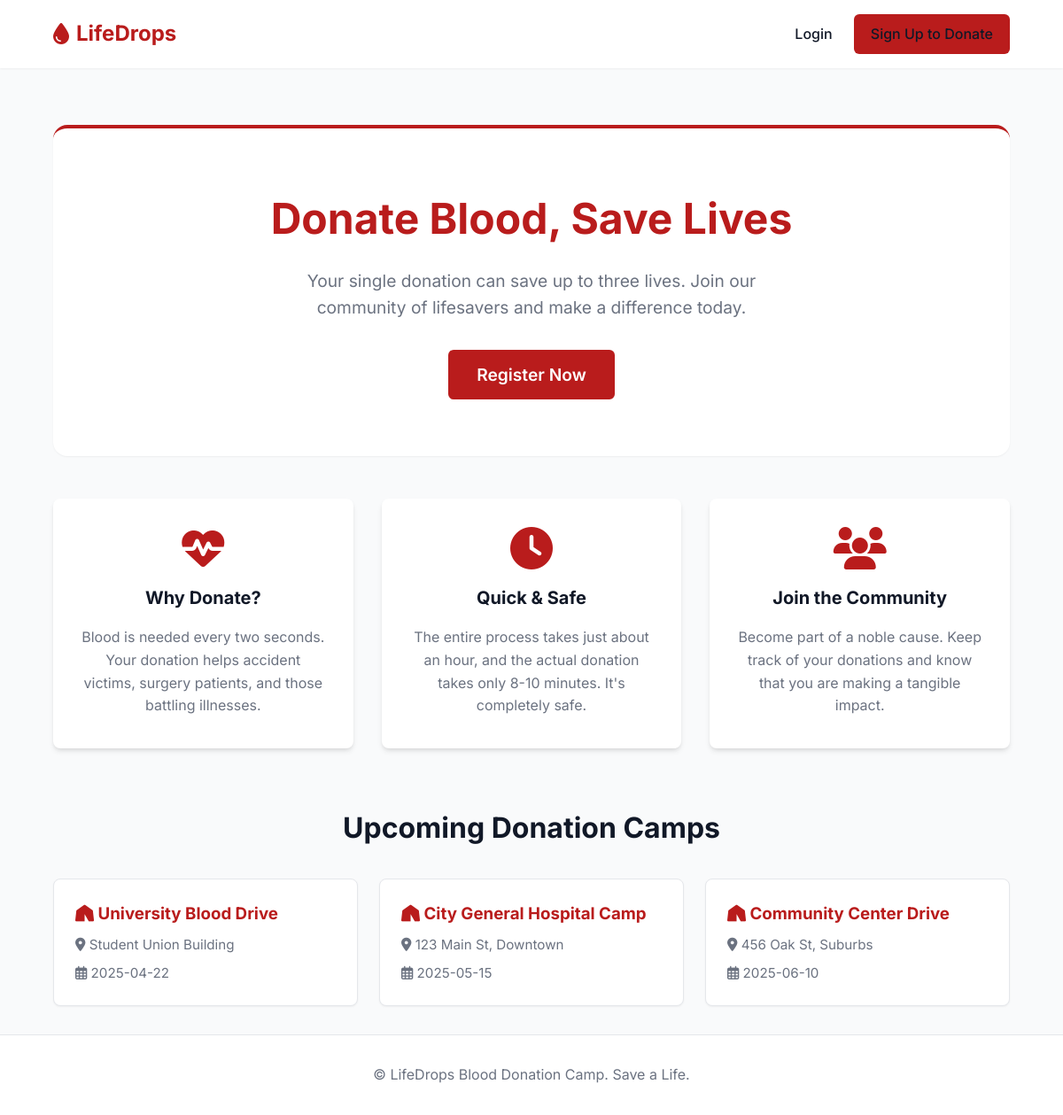
The page / on the database its author committed.
### tables this page shows
CREATE TABLE camps (
            id INTEGER PRIMARY KEY AUTOINCREMENT,
            camp_name TEXT NOT NULL,
            location TEXT NOT NULL,
            date TEXT NOT NULL
        );

### app.py (the view)
@app.route('/')
def home():
    try:
        camps = execute_query('SELECT * FROM camps ORDER BY date ASC', fetchall=True)
    except Exception as e:
        print(f"Database error: {e}")
        camps = []
    return render_template('index.html', camps=camps)

### app.py (called while the page is built)
def execute_query(query, params=(), commit=False, fetchone=False, fetchall=False):
    db_url = os.environ.get('POSTGRES_URL', os.environ.get('DATABASE_URL'))
    conn = None
    try:
        if db_url:
            conn = psycopg2.connect(db_url)
            cursor = conn.cursor(cursor_factory=psycopg2.extras.DictCursor)
            query = query.replace('?', '%s')
        else:
            conn = sqlite3.connect('database.db')
            conn.row_factory = sqlite3.Row
            cursor = conn.cursor()
        cursor.execute(query, params)
        if commit:
            conn.commit()
        if fetchone:
            return cursor.fetchone()
        if fetchall:
            return cursor.fetchall()
    finally:
        if conn:
            conn.close()

### templates/index.html (shortened to what this page needs)
{% extends 'base.html' %}
{% block content %}
<section class="hero">
    <h1>Donate Blood, Save Lives</h1>
    <p>Your single donation can save up to three lives. Join our community of lifesavers and make a difference today.</p>
    {% if not session.get('user_id') %}
        <a href="{{ url_for('register') }}" class="btn btn-primary" style="font-size: 1.2rem; padding: 0.8rem 2rem;">Register Now</a>
    {% endif %}
</section>
<section class="info-section">
    <div class="info-card">
        <i class="fa-solid fa-heart-pulse fa-3x" style="color: var(--primary-red); margin-bottom: 1rem;"></i>
        <h3>Why Donate?</h3>
        <p>Blood is needed every two seconds. Your donation helps accident victims, surgery patients, and those battling illnesses.</p>
    </div>
    <div class="info-card">
        <i class="fa-solid fa-clock fa-3x" style="color: var(--primary-red); margin-bottom: 1rem;"></i>
        <h3>Quick & Safe</h3>
        <p>The entire process takes just about an hour, and the actual donation takes only 8-10 minutes. It's completely safe.</p>
    </div>
    <div class="info-card">
        <i class="fa-solid fa-users fa-3x" style="color: var(--primary-red); margin-bottom: 1rem;"></i>
        <h3>Join the Community</h3>
        <p>Become part of a noble cause. Keep track of your donations and know that you are making a tangible impact.</p>
    </div>
</section>
<section class="camps-section">
    <h2>Upcoming Donation Camps</h2>
    <div class="camps-grid">
        {% for camp in camps %}
            <div class="camp-card">
                <h3><i class="fa-solid fa-tent"></i> {{ camp.camp_name }}</h3>
                <div class="camp-details">
                    <span><i class="fa-solid fa-location-dot"></i> {{ camp.location }}</span>
                    <span><i class="fa-regular fa-calendar-days"></i> {{ camp.date }}</span>
                </div>
            </div>
        {% else %}
            <p style="text-align: center; grid-column: 1 / -1; color: var(--text-light);">No upcoming camps scheduled currently.</p>
        {% endfor %}
    </div>
</section>
{% endblock %}

### templates/base.html (shortened to what this page needs)
<!DOCTYPE html>
<html lang="en">
<head>
    <link rel="stylesheet" href="{{ url_for('static', filename='css/style.css') }}">
    <link rel="stylesheet" href="https://cdnjs.cloudflare.com/ajax/libs/font-awesome/6.4.0/css/all.min.css">
</head>
<body>
    <nav class="navbar">
        <a href="{{ url_for('home') }}" class="nav-brand">
            <i class="fa-solid fa-droplet"></i> LifeDrops
        </a>
        <div class="nav-links">
            {% if session.get('user_id') %}
                <a href="{{ url_for('dashboard') }}">Dashboard</a>
                <a href="{{ url_for('logout') }}" class="btn btn-outline">Logout</a>
            {% else %}
                <a href="{{ url_for('login') }}">Login</a>
                <a href="{{ url_for('register') }}" class="btn btn-primary">Sign Up to Donate</a>
            {% endif %}
        </div>
    </nav>
    <main class="container">
        {% block content %}{% endblock %}
    </main>
    <footer>
        <p>&copy; LifeDrops Blood Donation Camp. Save a Life.</p>
    </footer>
</body>
</html>

### static/css/style.css (style rules this page uses)
:root { --primary-red: #B91C1C; --primary-red-hover: #991B1B; --bg-color: #F9FAFB; --text-dark: #111827; --text-light: #6B7280; --white: #FFFFFF; --border-color: #E5E7EB; --shadow-sm: 0 1px 2px 0 rgba(0, 0, 0, 0.05); --shadow-md: 0 4px 6px -1px rgba(0, 0, 0, 0.1), 0 2px 4px -1px rgba(0, 0, 0, 0.06); --shadow-lg: 0 10px 15px -3px rgba(0, 0, 0, 0.1), 0 4px 6px -2px rgba(0, 0, 0, 0.05); }
* { box-sizing: border-box; margin: 0; padding: 0; font-family: 'Inter', system-ui, -apple-system, sans-serif; }
body { background-color: var(--bg-color); color: var(--text-dark); line-height: 1.6; display: flex; flex-direction: column; min-height: 100vh; }
h1, h2, h3, h4 { color: var(--text-dark); }
a { text-decoration: none; color: var(--primary-red); transition: color 0.2s ease; }
.navbar { background-color: var(--white); padding: 1rem 5%; display: flex; justify-content: space-between; align-items: center; box-shadow: var(--shadow-sm); position: sticky; top: 0; z-index: 100; }
.nav-brand { font-size: 1.5rem; font-weight: 700; color: var(--primary-red); display: flex; align-items: center; gap: 0.5rem; }
.nav-links { display: flex; gap: 1.5rem; align-items: center; }
.nav-links a { color: var(--text-dark); font-weight: 500; }
.btn { display: inline-block; padding: 0.6rem 1.2rem; border-radius: 0.375rem; font-weight: 600; text-align: center; transition: all 0.2s ease; cursor: pointer; border: none; }
.btn-primary { background-color: var(--primary-red); color: var(--white); }
.container { flex: 1; padding: 2rem 5%; max-width: 1200px; margin: 0 auto; width: 100%; }
.hero { text-align: center; padding: 4rem 1rem; background: white; border-radius: 1rem; box-shadow: var(--shadow-sm); margin-bottom: 3rem; border-top: 4px solid var(--primary-red); }
.hero h1 { font-size: 3rem; margin-bottom: 1rem; color: var(--primary-red); }
.hero p { font-size: 1.2rem; color: var(--text-light); max-width: 600px; margin: 0 auto 2rem; }
.info-section { display: grid; grid-template-columns: repeat(auto-fit, minmax(300px, 1fr)); gap: 2rem; margin-bottom: 4rem; }
.info-card { background: white; padding: 2rem; border-radius: 0.5rem; box-shadow: var(--shadow-md); text-align: center; border-bottom: 3px solid transparent; transition: border-color 0.3s; }
.info-card h3 { margin-bottom: 1rem; font-size: 1.25rem; }
.info-card p { color: var(--text-light); }
.camps-section h2 { text-align: center; margin-bottom: 2rem; font-size: 2rem; }
.camps-grid { display: grid; grid-template-columns: repeat(auto-fit, minmax(300px, 1fr)); gap: 1.5rem; }
.camp-card { background: white; border: 1px solid var(--border-color); border-radius: 0.5rem; padding: 1.5rem; box-shadow: var(--shadow-sm); transition: transform 0.2s, box-shadow 0.2s; }
.camp-card h3 { color: var(--primary-red); margin-bottom: 0.5rem; }
.camp-details { color: var(--text-light); font-size: 0.95rem; display: flex; flex-direction: column; gap: 0.5rem; }
footer { background-color: white; text-align: center; padding: 2rem; margin-top: auto; border-top: 1px solid var(--border-color); color: var(--text-light); }

### rows shown on the page
camps: camp_name "University Blood Drive", location "Student Union Building", date "2025-04-22"
camps: camp_name "City General Hospital Camp", location "123 Main St, Downtown", date "2025-05-15"
camps: camp_name "Community Center Drive", location "456 Oak St, Suburbs", date "2025-06-10"
